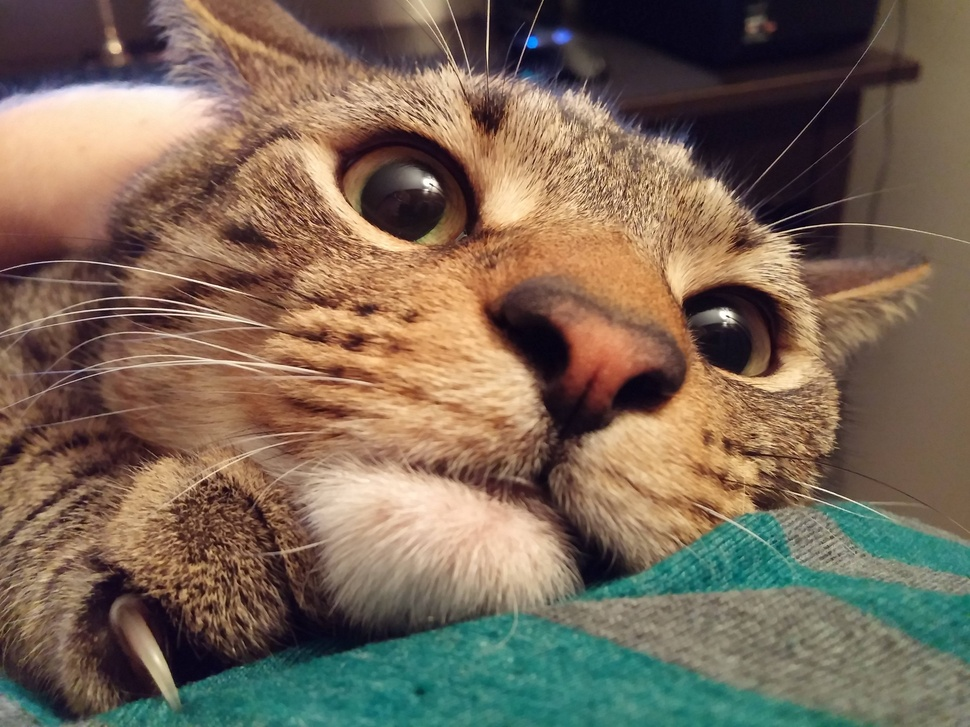
#> input picture example.jpg, 970 x 727 px, shrunk from 4160 x 3120 before the run
$ python lab2.py
#> lines starting #> are read from the running program, lines starting #| are printed output that depends on the picture
# подключение стандартной библиотеки:
from random import random, randint
# подключение кода из библиотеки Pillow:
from PIL import Image, ImageDraw, ImageFont
# подключение кода из расширения библиотеки Pillow:
from PIL.JpegImagePlugin import JpegImageFile
from pylab import *
import cv2
import numpy as np

mode = int(input('mode:'))  # Считываем номер преобразования.
#> the answer given: 1
image = Image.open("example.jpg")  # Открываем изображение.
#> image is the input picture: PIL image 970x727 RGB; mean R, G, B 121.3, 103.7, 86.6
draw = ImageDraw.Draw(image)  # Создаем инструмент для рисования.
width = image.size[0]  # Определяем ширину.
#> width = 970
height = image.size[1]  # Определяем высоту.
#> height = 727
pixels = image.load()  # Выгружаем значения пикселей.

if (mode == 0): # Оттенки серого
    for i in range(width):
        for j in range(height):
            a = pixels[i, j][0]
            b = pixels[i, j][1]
            c = pixels[i, j][2]
            S = (a + b + c) // 3
            draw.point((i, j), (S, S, S))
if (mode == 1): # Сепия
    depth = int(input('depth:'))
#> the answer given: 3
    for i in range(width):
        for j in range(height):
            a = pixels[i, j][0]
            b = pixels[i, j][1]
            c = pixels[i, j][2]
            S = (a + b + c) // 3
            a = S + depth * 2
            b = S + depth
            c = S
            if (a > 255):
                a = 255
            if (b > 255):
                b = 255
            if (c > 255):
                c = 255
            draw.point((i, j), (a, b, c))
if (mode == 2): # Негатив
    for i in range(width):
        for j in range(height):
            a = pixels[i, j][0]
            b = pixels[i, j][1]
            c = pixels[i, j][2]
            draw.point((i, j), (255 - a, 255 - b, 255 - c))
if (mode == 3): # Добавление шумов
    factor = int(input('factor:'))
    for i in range(width):
        for j in range(height):
            rand = randint(-factor, factor)
            a = pixels[i, j][0] + rand
            b = pixels[i, j][1] + rand
            c = pixels[i, j][2] + rand
            if a < 0:
                a = 0
            if b < 0:
                b = 0
            if c < 0:
                c = 0
            if a > 255:
                a = 255
            if b > 255:
                b = 255
            if c > 255:
                c = 255
            draw.point((i, j), (a, b, c))
if (mode == 4):
     factor = int(input('factor:'))
     for i in range(width):
         for j in range(height):
             a = pixels[i, j][0] + factor
             b = pixels[i, j][1] + factor
             c = pixels[i, j][2] + factor
             if a < 0:
                 a = 0
             if b < 0:
                 b = 0
             if c < 0:
                 c = 0
             if a > 255:
                 a = 255
             if b > 255:
                 b = 255
             if c > 255:
                 c = 255
             draw.point((i, j), (a, b, c))
if (mode == 5):
    factor = int(input('factor:'))
    for i in range(width):
        for j in range(height):
            a = pixels[i, j][0]
            b = pixels[i, j][1]
            c = pixels[i, j][2]
            S = a + b + c
            if S > (((255 + factor) // 2) * 3):
                            a, b, c = 255, 255, 255
            else:
                            a, b, c = 0, 0, 0
            draw.point((i, j), (a, b, c))
if (mode == 6):
    image = cv2.imread('example.jpg')
    kernel = np.ones((5, 5), np.float32) / 25
    dst = cv2.filter2D(image, -1, kernel)
    cv2.imshow('img', dst)
    cv2.waitKey(0)
    cv2.destroyAllWindows()
image.show()
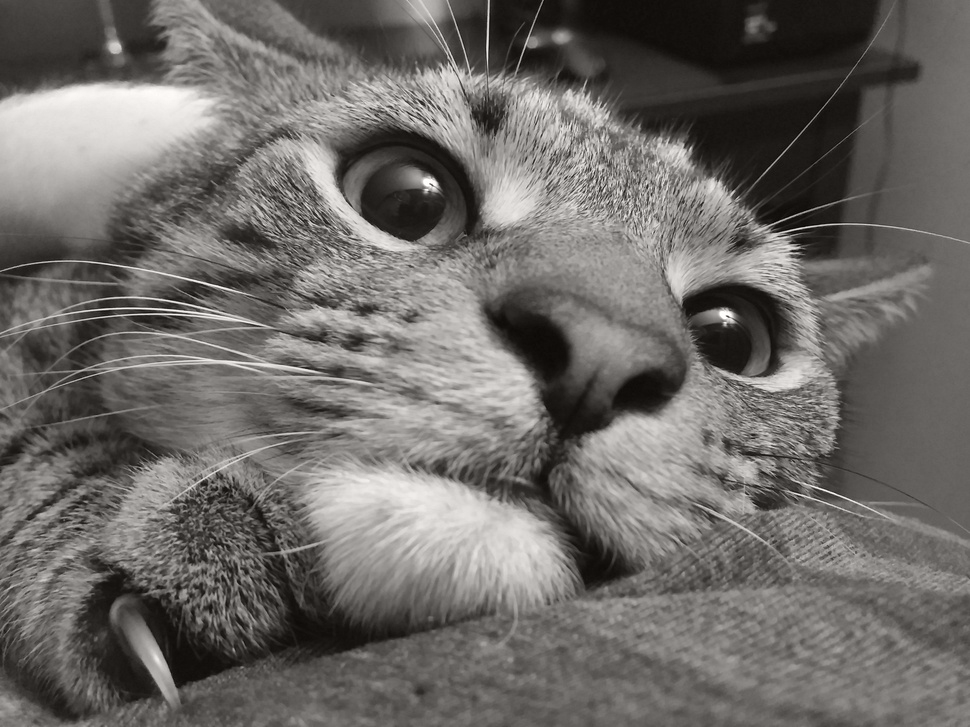
#> shown: PIL image 970x727 RGB; mean R, G, B 109.5, 106.5, 103.5

$ run again, with camera.jpg copied over example.jpg
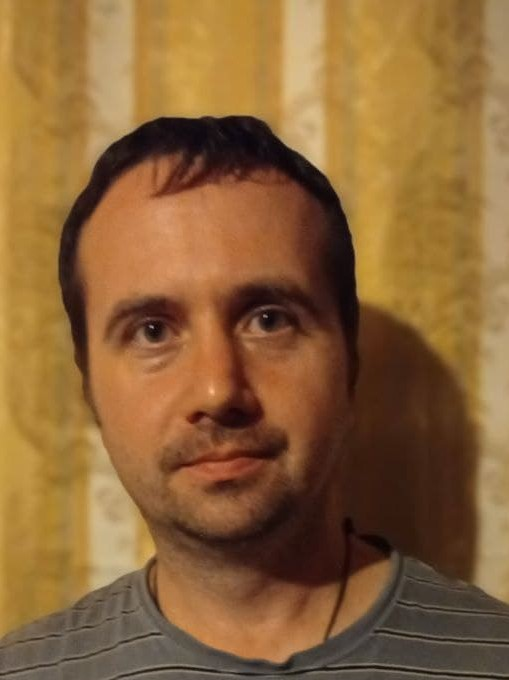
#> input picture camera.jpg, 509 x 680 px
#> image is the input picture: PIL image 509x680 RGB; mean R, G, B 138.3, 99.6, 56.8
#> `image.show()`:
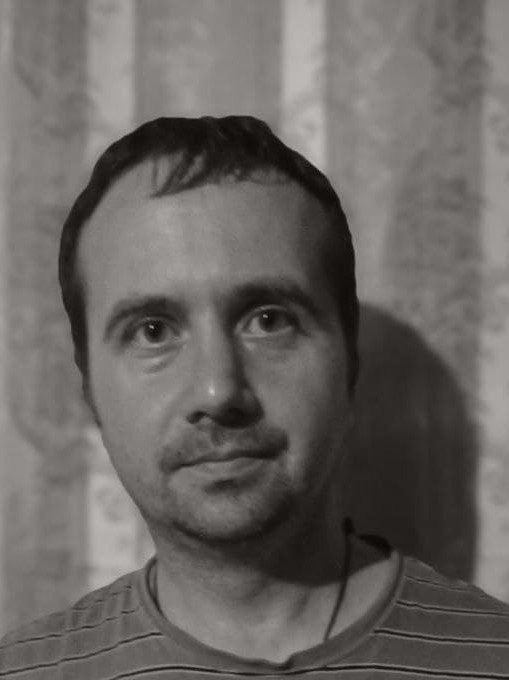
#> shown: PIL image 509x680 RGB; mean R, G, B 103.9, 100.9, 97.9
